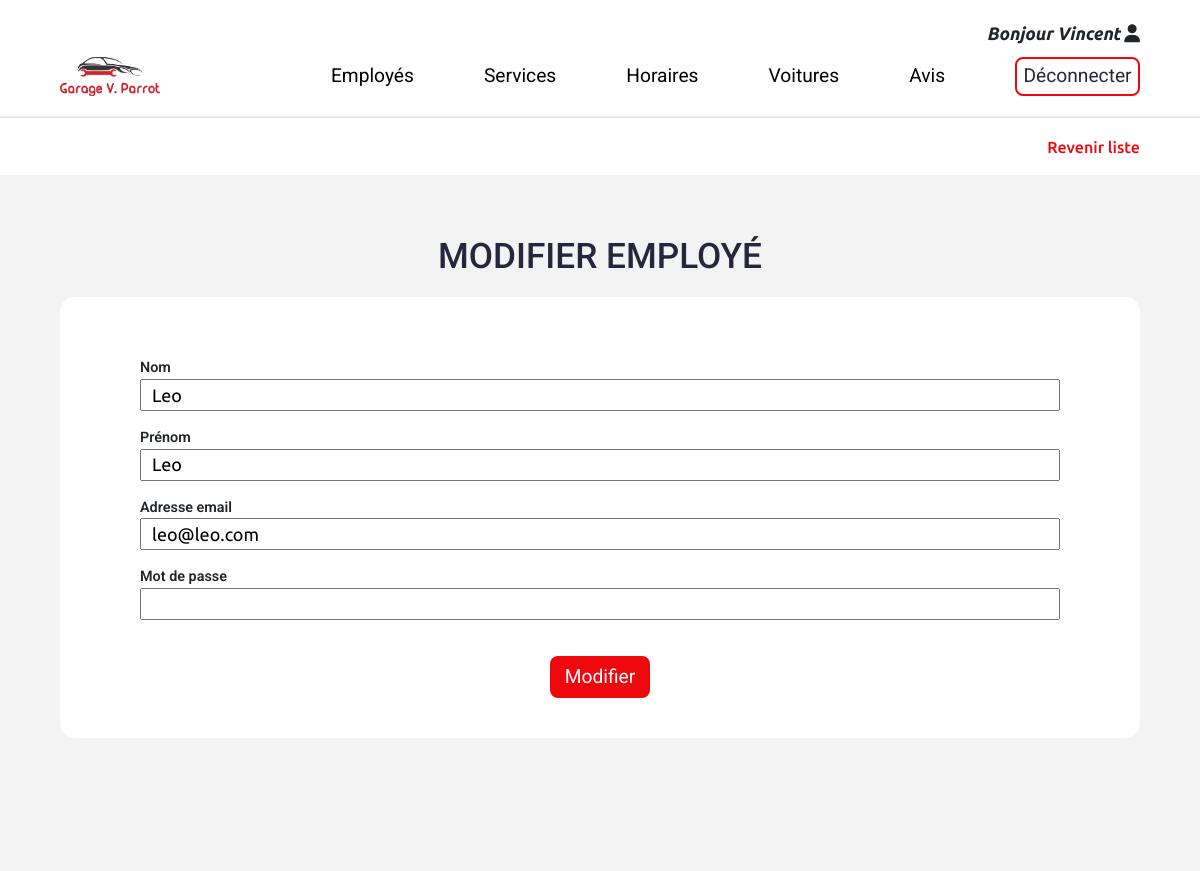
Screenshot of /admin/modifier-employe.php?id=16 (signed in) with the database file from the repository.
### tables this page shows
CREATE TABLE IF NOT EXISTS employees (
  id int(11) NOT NULL PRIMARY KEY AUTO_INCREMENT,
  lastname VARCHAR(25) NOT NULL, 
  name VARCHAR(25) NOT NULL, 
  email VARCHAR(255) NOT NULL, 
  password VARCHAR(255) NOT NULL, 
  role VARCHAR(20)
);

### lib/employees.php (called while the page is built, shortened)
<?php
function getEmployeesById(PDO $pdo, int|string $id): array|bool
{
  $query = $pdo->prepare("SELECT * FROM employees WHERE id=:id");
  $query->bindValue(":id", $id, PDO::PARAM_INT);
  $query->execute();
  $result = $query->fetch(PDO::FETCH_ASSOC);
  return $result;
}

### admin/modifier-employe.php (the view, shortened to what this page needs)
<?php
require_once __DIR__ . "/../lib/pdo.php";
require_once __DIR__ . "/../lib/employees.php";
require_once __DIR__ . "/templates/header-admin.php";
$formEmployee = [
  'lastname' => '',
  'name' => '',
  'email' => '',
  'password' => ''
];
if (isset($_GET['id'])) {
  $employee = getEmployeesById($pdo, $_GET['id']);
}
?>
<div class="wrapper">
  <div class="breadcrumbs breadcrumbs-connection">
    <div class="go-back-list">
      <a href="/admin/liste-employes.php">Revenir liste</a>
    </div>
  </div>
  <section class="connection sections" id="connection">
    <h1 class="header-titles">Modifier employé</h1>
    <?php if ($formEmployee !== false) { ?>
      <div class="connection-wrapper">
        <form action="<?php echo $_SERVER['PHP_SELF'] ?>" method="POST">
          <div class="connection-form">
            <div class="form-group">
              <label for="lastname">Nom</label>
              <input type="text" name="lastname" id="lastname" minlength="3" maxlength="25" placeholder="Dupont" autocomplete="off" value=<?= htmlspecialchars($employee['lastname'] ?? $formEmployee['lastname']); ?>>
            </div>
            <div class="form-group">
              <label for="name">Prénom</label>
              <input type="text" name="name" id="name" minlength="3" maxlength="25" placeholder="Guillaume" autocomplete="off" value=<?= htmlspecialchars($employee['name'] ?? $formEmployee['name']); ?>>
            </div>
            <div class="form-group">
              <label for="email">Adresse email</label>
              <input type="text" name="email" id="email" minlength="15" maxlength="40" placeholder="email@example.fr" autocomplete="off" value=<?= htmlspecialchars($employee['email'] ?? $formEmployee['email']); ?>>
            </div>
            <div class="form-group">
              <label for="password">Mot de passe</label>
              <input type="password" name="password" id="password" minlength="8" maxlength="16" autocomplete="off">
            </div>
          </div>
          <div class="form-btn">
            <button type="submit" name="saveEmployee" class="btn-fill">Modifier</button>
          </div>
        </form>
      </div>
  </section>
</div>
<?php } ?>
<?php
require_once __DIR__ . "/templates/footer-admin.php";
?>

### assets/css/style.css (style rules this page uses)
:root { --primary: #ee080d; --secondary: #fdc0c8; --grayLight: #f3f3f3; --grayDark: #898989; --font: #26273c; --overlay: rgba(28, 28, 28, 0.7); --max-width: 2000px; --max-wrapper: 1200px; }
* { margin: 0; padding: 0; -webkit-box-sizing: border-box; box-sizing: border-box; }
html, body { scroll-behavior: smooth; }
body { font-family: 'Ubuntu', sans-serif; font-size: 1.125rem; line-height: 1.5; overflow-x: hidden; display:flex; flex-direction: column; min-height: 100vh; }
a { color: #000; text-decoration: none; outline:none; }
input::placeholder { color:var(--grayDark); }
.wrapper { width: 100%; max-width: var(--max-width); margin: 0 auto; padding: 0; }
.header-titles { text-align: center; margin: 50px 0 30px; font-weight: 500; text-transform: uppercase; color: var(--font); font-family: 'Roboto', sans-serif; font-size: 1.4rem; position: relative; }
.sections { margin: 10px 0 0; padding: 20px 20px 40px; }
.btn-fill { border: none; padding: 0.2rem 0.4rem; border-radius: 0.5rem; background-color: var(--primary); color: #fff; display: inline-block; cursor: pointer; font-family: 'Roboto', sans-serif; }
.breadcrumbs { display:-webkit-box; display:-ms-flexbox; display:flex; -webkit-box-align: center; -ms-flex-align: center; align-items: center; -webkit-box-pack: justify; -ms-flex-pack: justify; justify-content: space-between; width: 100%; padding: 20px; background-color: #fff; border-top:2px solid #00000015; }
.breadcrumbs li a, .go-back-list a { padding:0; margin:0; color: var(--font); text-decoration: none; line-height: 1rem; font-size: 1rem; font-weight: 500; color:var(--primary); }
.breadcrumbs .go-back-list { padding:0; margin:0; line-height: 1rem; text-align: end; }
@media (min-width: 992px) { .breadcrumbs { padding: 20px 60px; } }
@media (min-width: 992px) { .header-titles { font-size: 2.2rem; } }
@media (min-width: 992px) { .btn-fill { border:2px solid transparent; padding: 0.3rem 0.8rem; border-radius: 0.5rem; font-size: 1.2rem; -webkit-transition: all 0.2s ease; -o-transition: all 0.2s ease; transition: all 0.2s ease; } }
.form-btn { width: 100%; text-align: center; }
.connection { background-color: var(--grayLight); padding:20px; min-height: 87vh; margin:0; }
.connection-wrapper form { width: 100%; }
.connection .connection-wrapper { background-color: #fff; padding: 20px 10px 40px; width: 100%; margin: 20px auto 40px; border-radius: 15px; max-width: var(--max-wrapper); }
.connection-form { width: 100%; padding: 10px; }
.connection-form input { width: 100%; display: inline-block; }
.connection-form label { font-size: 0.9rem; font-weight: 600; font-family: 'Roboto', sans-serif; margin: 0; padding: 0; display: block; }
.connection-form input { height: 2rem; padding: 0 10px; }
@media (min-width: 992px) { .connection { padding:60px; } }
@media (min-width: 992px) { .connection-form { -webkit-box-orient: horizontal; -webkit-box-direction: normal; -ms-flex-direction: row; flex-direction: row; gap: 30px; -webkit-box-align: start; -ms-flex-align: start; align-items: flex-start; margin-bottom: 0; padding:20px; } }
@media (min-width: 992px) { .connection .connection-wrapper { max-width: var(--max-wrapper); margin:20px auto; padding:40px 60px; } }
.breadcrumbs.breadcrumbs-connection { display:-webkit-box; display:-ms-flexbox; display:flex; -webkit-box-align: center; -ms-flex-align: center; align-items: center; -webkit-box-pack: end; -ms-flex-pack: end; justify-content: flex-end; }
.connection .header-titles { padding:0; margin:0 auto; text-align:start; max-width: var(--max-wrapper); text-align: center; }
@media screen and (min-width:992px) { .connection-wrapper { padding:20px 60px; } }

### rows the page displays
employees: lastname "Leo", name "Leo", email "leo@leo.com"

### other values shown
$_SESSION['user']['name'] "Vincent"
